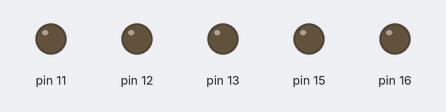
A program run on a simulated Raspberry Pi (header pin numbers). Shown: output pins drawn as LEDs (lit = HIGH). At 1.4 s the program stops and its outputs stay as they are.

Above: at 0.1 s.
At 1.1 s:
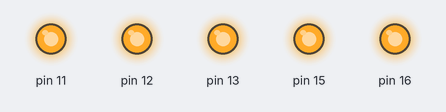
Timing chart, 0 to 2.9 s (numbered marks = the images above):
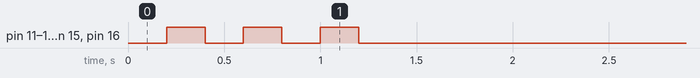

Measured:
- by itself, pin 11–13, pin 15, pin 16: alternates HIGH for 0.20 s and LOW for 0.20 s, 6 changes in all, then stays LOW

The program:

Blink.py
```python
import wiringpi as wp
from time import sleep

# Sequential pin numbering
wp.wiringPiSetupPhys()

wp.pinMode(3,0)
wp.pinMode(11,1) # Red car pin
wp.pinMode(12,1) # Orange car pin
wp.pinMode(13,1) # Green car pin
wp.pinMode(15,1) # Red ped pin
wp.pinMode(16,1) # Green ped pin

dt = .2

def blink(n):
    wp.digitalWrite(11,n)
    wp.digitalWrite(12,n)
    wp.digitalWrite(13,n)
    wp.digitalWrite(15,n)
    wp.digitalWrite(16,n)
    sleep(dt)


blink(0)
blink(1)
blink(0)
blink(1)
blink(0)
blink(1)
blink(0)
```
